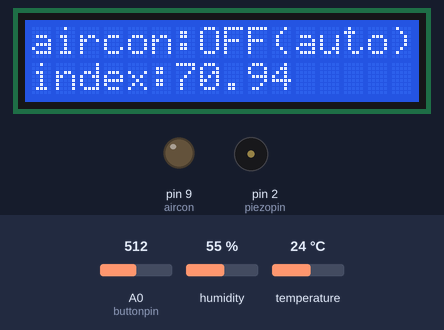
A sketch run on a simulated Arduino Uno, built with avr-gcc and run on an emulated ATmega328P. Shown: 16×2 character LCD, output pins drawn as LEDs (lit = HIGH), buzzer (waves = sounding). The test bench sets the inputs (shaded band); at power-on: temperature 24 °C, humidity 55 %, A0 (buttonpin) = 512. What the sketch prints to the serial monitor is not drawn.

Above: at 1.2 s.
1.3 s: temperature set to 29 °C
At 4.4 s:
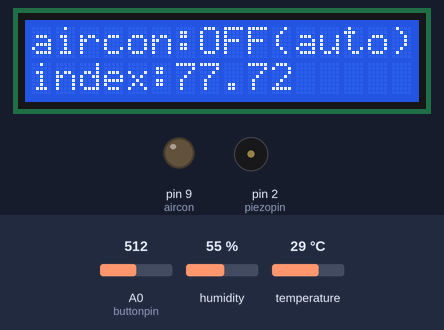
4.7 s: temperature set to 32 °C
At 8.3 s:
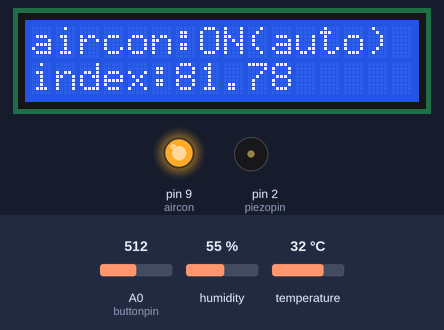
8.6 s: humidity set to 46 %
12.7 s: humidity set to 43 %
At 15.2 s:
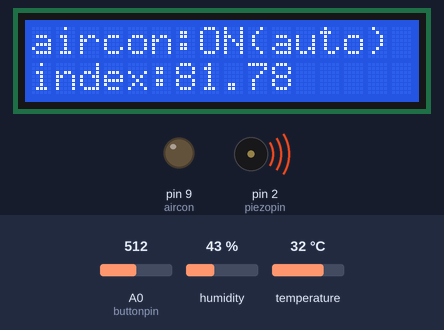
17.0 s: A0 (buttonpin) set to 0
At 20.2 s:
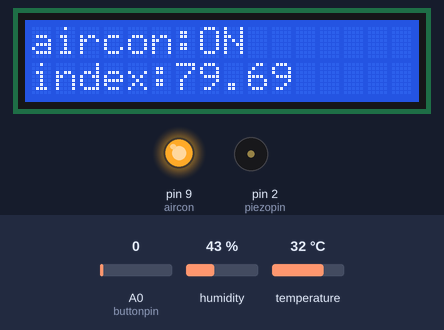
20.8 s: A0 (buttonpin) set to 90
At 22.8 s:
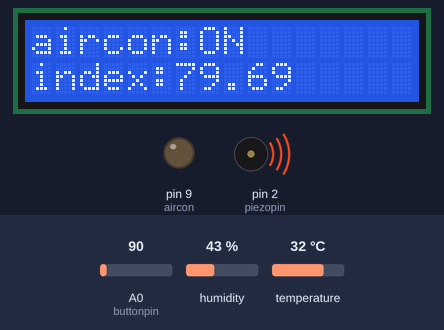
Timing chart, 0 to 24.7 s (numbered marks = the images above; inputs shaded):
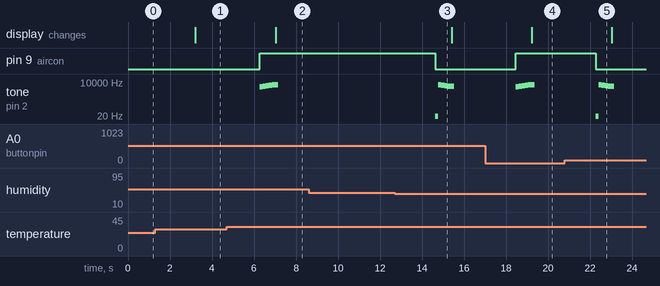

The sketch:

mytest.ino
```cpp
#include "DHT.h"
#include <LiquidCrystal_I2C.h>
#define DHTPIN 3
#define DHTTYPE DHT11

LiquidCrystal_I2C lcd(0x27,16,2);

int piezopin  = 2;
int aircon = 9;
int notes[] = {4186,4698,5274,5587,6271};
int buttonpin = A0;

int button = 0;
int flag2 = 0;

float discomfortindex;
boolean flag = 0;
DHT dht(DHTPIN,DHTTYPE);

void auto_d(){
  if(discomfortindex > 80){
    digitalWrite(aircon,HIGH);
    if(flag ==0){
      for(int i = 0;i<5;i++){
        tone(piezopin,notes[i],300);
        delay(150);
      }
      lcd.clear();
      lcd.print("aircon:");
      lcd.print("ON");
      lcd.print("(auto)");
        lcd.setCursor(0,1);
      lcd.print("index:");
  lcd.print(discomfortindex);

      flag =1;
    }
  }
  else{
    digitalWrite(aircon,LOW);
   if(flag == 1){
      for(int i = 5;i>0;i--){
        tone(piezopin,notes[i],300);
        delay(150);
      }
    }
    lcd.clear();
    lcd.print("aircon:");
    lcd.print("OFF");
    lcd.print("(auto)");
      lcd.setCursor(0,1);
    lcd.print("index:");
  lcd.print(discomfortindex);
    flag = 0;
  }
  delay(1500);
}

void noauto(){
   if(analogRead(A0) == 0){
    digitalWrite(aircon,HIGH);
    if(flag ==0){
      for(int i = 0;i<5;i++){
        tone(piezopin,notes[i],300);
        delay(150);
      }
      lcd.clear();
      lcd.print("aircon:");
      lcd.print("ON");

        lcd.setCursor(0,1);
        lcd.print("index:");
       lcd.print(discomfortindex);

      flag =1;
    }
    }
    else{
    digitalWrite(aircon,LOW);
    if(flag == 1){
      for(int i = 5;i>0;i--){
        tone(piezopin,notes[i],300);
        delay(150);
      }
    }

    lcd.clear();
    lcd.print("aircon:");
    lcd.print("OFF");

      lcd.setCursor(0,1);
    lcd.print("index:");
  lcd.print(discomfortindex);
    flag = 0;
  }
  delay(1500);
}
void setup() {
  // put your setup code here, to run once:
  Serial.begin(9600);
  dht.begin();
  pinMode(piezopin,OUTPUT);
  pinMode(aircon,OUTPUT);
  lcd.init();


}

void loop() {

  lcd.backlight();
  lcd.setCursor(0,0);

  // put your main code here, to run repeatedly:
  float humidity = dht.readHumidity();
  float temperature = dht.readTemperature();
  if(isnan(humidity)||isnan(temperature)){
    Serial.println("Failed to read from DHT sersor");
    return ;
  }
   discomfortindex = (1.8*temperature)-(0.55*(1-humidity/100.0)*(1.8*temperature -26))+32;
  Serial.println(discomfortindex);
  Serial.println(analogRead(buttonpin));
  if(analogRead(buttonpin) > 0 && button == 0 ){
    auto_d();
  }
  else if(analogRead(buttonpin) == 0 && button == 0){
    noauto();
    button = 1;
  }
  else if(analogRead(buttonpin) == 0 && button == 1){
    noauto();
    button=0;
  }else{
    noauto();
  }
  }
```

Measured:
- the behaviour switches between 30 and 31 °C on temperature (found by bisection; images 1 and 2)
- the behaviour switches between 45 and 44 % on humidity (found by bisection; images 2 and 3)
- after the input at 1.3 s, the display: changes after 1.9 s (image 1)
- after the input at 4.7 s, pin 9 (aircon): LOW → HIGH after 1.6 s; tone on pin 2 (piezopin): plays 4186 Hz for 0.15 s, 4698 Hz for 0.15 s, 5274 Hz for 0.15 s, 5587 Hz for 0.15 s, 6271 Hz for 0.30 s, starting after 1.6 s; the display: changes after 2.3 s (image 2)
- after the input at 8.6 s, every drawn part: stays the same
- after the input at 12.7 s, pin 9 (aircon): HIGH → LOW after 1.9 s; tone on pin 2 (piezopin): plays 9 Hz for 0.15 s, 6271 Hz for 0.15 s, 5587 Hz for 0.15 s, 5274 Hz for 0.15 s, 4698 Hz for 0.30 s, starting after 1.9 s
- after the input at 17.0 s, pin 9 (aircon): LOW → HIGH after 1.5 s; tone on pin 2 (piezopin): plays 4186 Hz for 0.15 s, 4698 Hz for 0.15 s, 5274 Hz for 0.15 s, 5587 Hz for 0.15 s, 6271 Hz for 0.30 s, starting after 1.5 s; the display: changes after 2.2 s (image 4)
- after the input at 20.8 s, pin 9 (aircon): HIGH → LOW after 1.5 s; tone on pin 2 (piezopin): plays 9 Hz for 0.15 s, 6271 Hz for 0.15 s, 5587 Hz for 0.15 s, 5274 Hz for 0.15 s, 4698 Hz for 0.30 s, starting after 1.5 s
